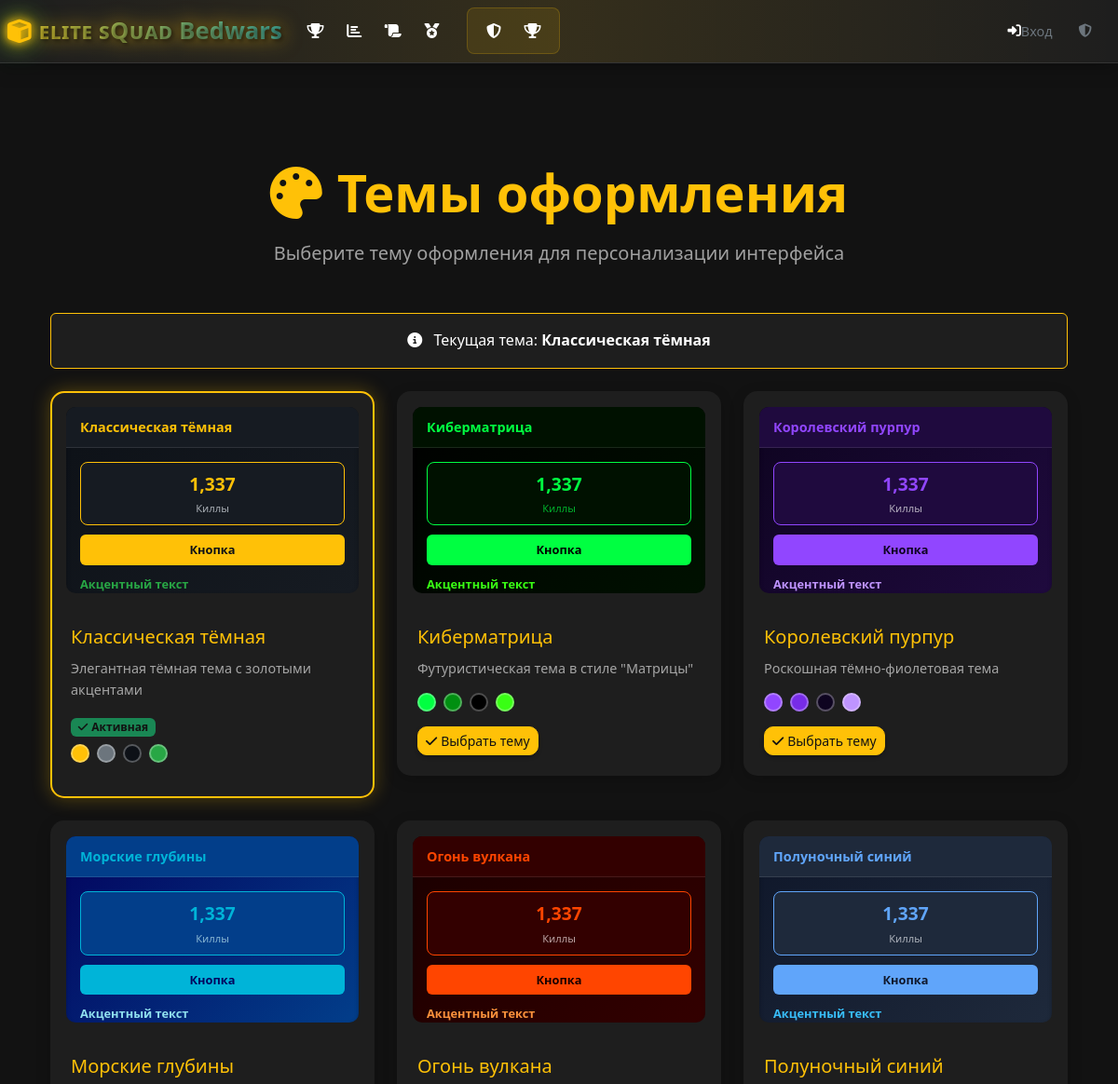
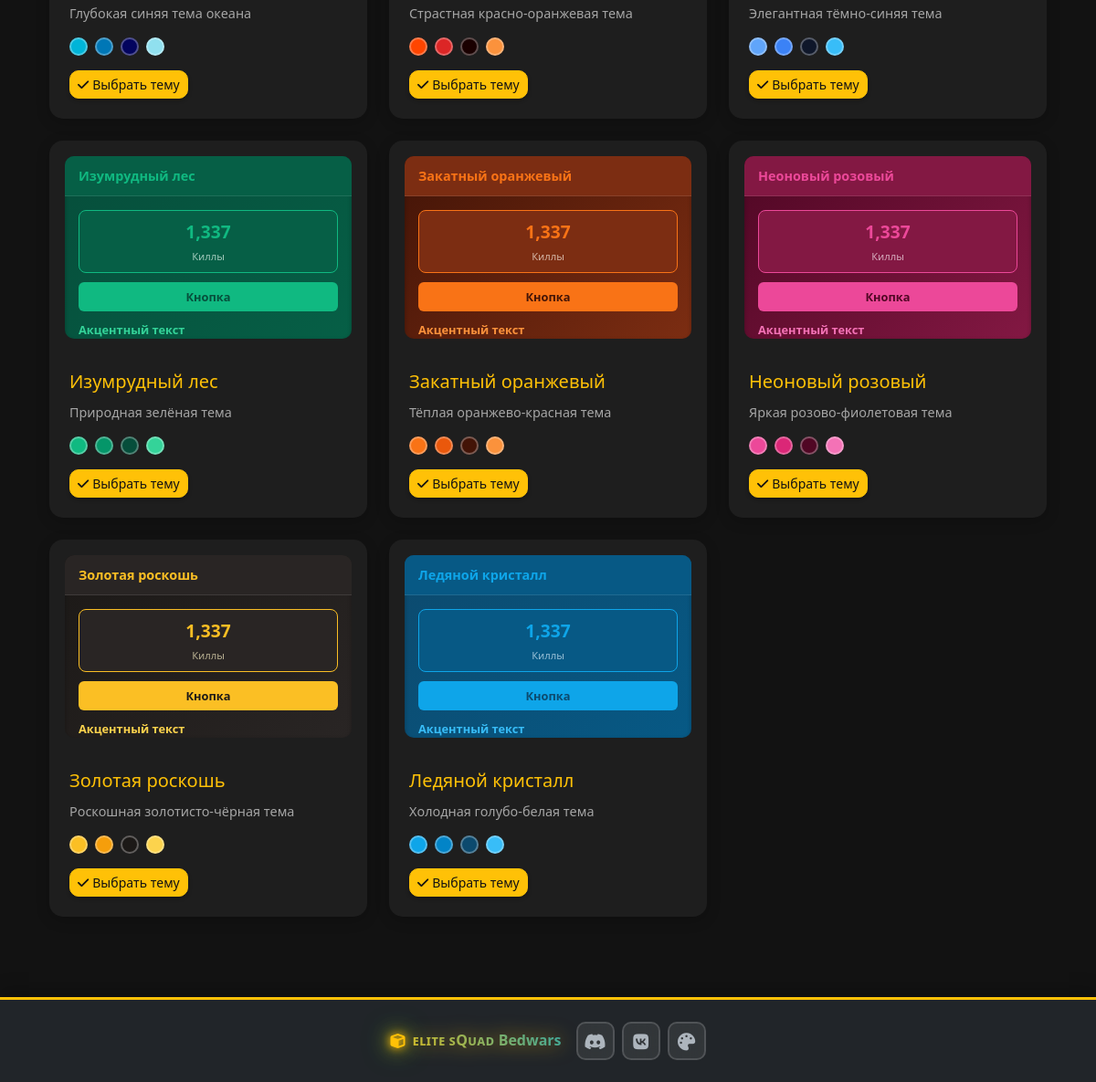
Page /themes on the committed database (2 pictures, top to bottom).
### models.py (models this page shows, shortened)
class SiteTheme(db.Model):
    id = db.Column(db.Integer, primary_key=True)
    name = db.Column(db.String(50), nullable=False, unique=True)
    display_name = db.Column(db.String(100), nullable=False)
    description = db.Column(db.Text, nullable=True)
    primary_color = db.Column(db.String(7), default='#ffc107')
    secondary_color = db.Column(db.String(7), default='#6c757d')
    background_color = db.Column(db.String(7), default='#1a1a1a')
    card_background = db.Column(db.String(7), default='#2d2d2d')
    text_color = db.Column(db.String(7), default='#ffffff')
    accent_color = db.Column(db.String(7), default='#ffaa00')
    is_active = db.Column(db.Boolean, default=True)
    is_default = db.Column(db.Boolean, default=False)
    created_at = db.Column(db.DateTime, default=datetime.utcnow)

### routes.py (the view, shortened to what this page needs)
@app.route('/themes')
def themes():
    try:
        try:
            if SiteTheme.query.count() == 0:
                SiteTheme.create_default_themes()
        except Exception as e:
            app.logger.error(f"Error checking/creating themes: {e}")
            try:
                db.create_all()
                default_theme = SiteTheme(
                    name='default_dark',
                    display_name='Классическая тёмная',
                    description='Элегантная тёмная тема с золотыми акцентами',
                    primary_color='#ffc107',
                    secondary_color='#6c757d',
                    background_color='#0d1117',
                    card_background='#161b22',
                    text_color='#f0f6fc',
                    accent_color='#28a745',
                    is_default=True
                )
                db.session.add(default_theme)
                db.session.commit()
            except Exception as create_error:
                app.logger.error(f"Failed to create default theme: {create_error}")
        try:
            themes = SiteTheme.query.filter_by(is_active=True).all()
        except Exception as e:
            app.logger.error(f"Error querying themes: {e}")
            themes = []
        current_theme = None
        player_nickname = session.get('player_nickname')
        if not current_theme:
            try:
                current_theme = SiteTheme.query.filter_by(is_default=True).first()
                if not current_theme and themes:
                    current_theme = themes[0]
            except Exception as e:
                app.logger.error(f"Error getting default theme: {e}")
        return render_template('themes.html',
                             themes=themes,
                             current_theme=current_theme)
    except Exception as e:
        app.logger.error(f"Critical error in themes route: {e}")
        flash('Временная проблема с темами. Попробуйте позже.', 'error')
        return redirect(url_for('index'))

### templates/themes.html (shortened to what this page needs)
{% extends "base.html" %}
{% block content %}
<div class="container-fluid py-4">
    <div class="themes-header text-center mb-5">
        <h1 class="display-4 fw-bold text-warning mb-3">
            <i class="fas fa-palette me-3"></i>Темы оформления
        </h1>
        <p class="lead text-muted">Выберите тему оформления для персонализации интерфейса</p>
    </div>
    {% if current_theme %}
    <div class="current-theme-info text-center mb-4">
        <div class="alert alert-info">
            <i class="fas fa-info-circle me-2"></i>
            Текущая тема: <strong>{{ current_theme.display_name }}</strong>
        </div>
    </div>
    {% endif %}
    <div class="themes-grid">
        <div class="row g-4">
            {% for theme in themes %}
            <div class="col-12 col-md-6 col-lg-4">
                <div class="theme-card {{ 'active' if current_theme and theme.id == current_theme.id else '' }}"
                     data-theme-id="{{ theme.id }}">
                    <div class="theme-preview"
                         style="background: linear-gradient(135deg, {{ theme.background_color }} 0%, {{ theme.card_background }} 100%);">
                        <div class="theme-preview-header"
                             style="background: {{ theme.card_background }}; color: {{ theme.text_color }};">
                            <div class="preview-title" style="color: {{ theme.primary_color }};">
                                {{ theme.display_name }}
                            </div>
                        </div>
                        <div class="theme-preview-content" style="color: {{ theme.text_color }};">
                            <div class="preview-stat-card"
                                 style="background: {{ theme.card_background }}; border-color: {{ theme.primary_color }};">
                                <div class="preview-stat-number" style="color: {{ theme.primary_color }};">1,337</div>
                                <div class="preview-stat-label" style="color: {{ theme.text_color }}aa;">Киллы</div>
                            </div>
                            <div class="preview-button"
                                 style="background: {{ theme.primary_color }}; color: {{ theme.background_color }};">
                                Кнопка
                            </div>
                            <div class="preview-accent" style="color: {{ theme.accent_color }};">
                                Акцентный текст
                            </div>
                        </div>
                    </div>
                    <div class="theme-info">
                        <h5 class="theme-name">{{ theme.display_name }}</h5>
                        {% if theme.description %}
                        <p class="theme-description text-muted">{{ theme.description }}</p>
                        {% endif %}
                        {% if current_theme and theme.id == current_theme.id %}
                        <div class="badge bg-success mb-2">
                            <i class="fas fa-check me-1"></i>Активная
                        </div>
                        {% endif %}
                        <div class="theme-colors d-flex gap-2 mb-3">
                            <div class="color-swatch" style="background: {{ theme.primary_color }};"
                                 title="Основной цвет"></div>
                            <div class="color-swatch" style="background: {{ theme.secondary_color }};"
                                 title="Второстепенный цвет"></div>
                            <div class="color-swatch" style="background: {{ theme.background_color }};"
                                 title="Фон"></div>
                            <div class="color-swatch" style="background: {{ theme.accent_color }};"
                                 title="Акцентный цвет"></div>
                        </div>
                        {% if not current_theme or theme.id != current_theme.id %}
                        <form method="POST" action="{{ url_for('select_theme', theme_id=theme.id) }}">
                            <button type="submit" class="btn btn-primary btn-sm">
                                <i class="fas fa-check me-1"></i>Выбрать тему
                            </button>
                        </form>
                        {% endif %}
                    </div>
                </div>
            </div>
            {% endfor %}
        </div>
    </div>
</div>
{% endblock %}

### rows in the picture
SiteTheme: display_name "Классическая тёмная", description "Элегантная тёмная тема с золотыми акцентами", shows "Активная"
SiteTheme: display_name "Киберматрица", description "Футуристическая тема в стиле \"Матрицы\""
SiteTheme: display_name "Королевский пурпур", description "Роскошная тёмно-фиолетовая тема"
SiteTheme: display_name "Морские глубины", description "Глубокая синяя тема океана"
SiteTheme: display_name "Огонь вулкана", description "Страстная красно-оранжевая тема"
SiteTheme: display_name "Полуночный синий", description "Элегантная тёмно-синяя тема"
SiteTheme: display_name "Изумрудный лес", description "Природная зелёная тема"
SiteTheme: display_name "Закатный оранжевый", description "Тёплая оранжево-красная тема"
SiteTheme: display_name "Неоновый розовый", description "Яркая розово-фиолетовая тема"
SiteTheme: display_name "Золотая роскошь", description "Роскошная золотисто-чёрная тема"
SiteTheme: display_name "Ледяной кристалл", description "Холодная голубо-белая тема"

### other values in the picture
{{ 'login'|t }} "Вход"
